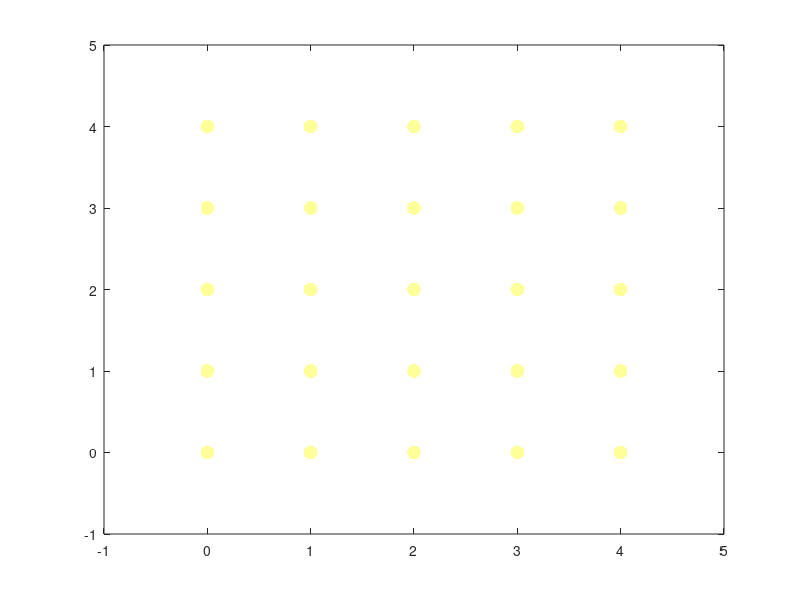

Reproduce this figure in MATLAB. (Note: this script raises an error after producing the figure.)
function initializeMagTracking(varargin)
%initializeMagTracking()
%
%This function will initialize magTracking, which is an application
%that will track an evader.
    
global MAG_TRACKING
MAG_TRACKING.copp = copper
MAG_TRACKING.copp = MAG_TRACKING.copp([1 22:end],:)
%data and plot for network nodes
% MAG_TRACKING.nodeIDs = {'200' '210' '220' '230' '240';
%                             '201' '211' '221' '231' '241';
%                             '202' '212' '222' '232' '242';
%                             '203' '213' '223' '233' '243';
%                             '204' '214' '224' '234' '244'};
MAG_TRACKING.nodeIDs = ['200'; '210'; '220'; '230'; '240';
                            '201'; '211'; '221'; '231'; '241';
                            '202'; '212'; '222'; '232'; '242';
                            '203'; '213'; '223'; '233'; '243';
                            '204'; '214'; '224'; '234'; '244'];
MAG_TRACKING.decimalNodeIDs= hex2dec(MAG_TRACKING.nodeIDs);

hold off
MAG_TRACKING.networkPlot = plot(0,0,'.');
hold on
set(MAG_TRACKING.networkPlot,'MarkerSize',30)
set(MAG_TRACKING.networkPlot,'Color',[255 255 153]/255)%[153 204 255]/255)
set(MAG_TRACKING.networkPlot, 'XData', [], 'YData', []);

xData = get(MAG_TRACKING.networkPlot,'XData');
yData = get(MAG_TRACKING.networkPlot, 'YData');
for i=0:4
    for j=0:4
        xData = [xData i];
        yData = [yData j];
    end
end
set(MAG_TRACKING.networkPlot, 'XData', xData, 'YData', yData);
axis([-1 (max(xData)+1) -1 (max(yData)+1)])




%data and plot for magnetometer readings
if ~isfield(MAG_TRACKING,'magReadings')
    MAG_TRACKING.magReadings=zeros(sqrt(length(MAG_TRACKING.nodeIDs))+2);
    MAG_TRACKING.magTimes=zeros(sqrt(length(MAG_TRACKING.nodeIDs))+2);
end
MAG_TRACKING.magReadingTimeout=.750; %this is a time in seconds

MAG_TRACKING.magnetometerPlot = plot(0,0,'.');
set(MAG_TRACKING.magnetometerPlot, 'Color', [153 51 51]/255);
set(MAG_TRACKING.magnetometerPlot, 'XData', [], 'YData', []);
set(MAG_TRACKING.magnetometerPlot,'MarkerSize',30)
[C, MAG_TRACKING.magContourPlot, cf] = contourf(zeros(sqrt(length(MAG_TRACKING.nodeIDs))));
%delete(MAG_TRACKING.magContourPlot);


%data and plot for tracking packets
if ~isfield(MAG_TRACKING,'packetTransmissions')
    MAG_TRACKING.packetTimes=zeros(length(MAG_TRACKING.nodeIDs));
end
MAG_TRACKING.packetTimeout=1.5; %this is a time in seconds
MAG_TRACKING.routePlot = quiver([1],[1],[1],[1],'b');
delete(MAG_TRACKING.routePlot);
MAG_TRACKING.routePlot=[];




%data and plot for network position estimates
if ~isfield(MAG_TRACKING,'xPositionEstimates')
    MAG_TRACKING.xPositionEstimates=[];
    MAG_TRACKING.yPositionEstimates=[];
    MAG_TRACKING.PositionEstimateTimes=[];
end
MAG_TRACKING.PositionEstimateTimeout=1;
MAG_TRACKING.evaderHistoryLength=10;

MAG_TRACKING.evaderHistoryPlot = plot(0,0,'.');
set(MAG_TRACKING.evaderHistoryPlot, 'Color', [.75 0 0]);
set(MAG_TRACKING.evaderHistoryPlot, 'XData', [], 'YData', []);
set(MAG_TRACKING.evaderHistoryPlot,'LineWidth',2.5)
MAG_TRACKING.evaderPlot = plot(0,0,'.');
set(MAG_TRACKING.evaderPlot, 'Color', [122 204 255]/255);%[204 51 0]/255);
set(MAG_TRACKING.evaderPlot, 'XData', [], 'YData', []);
set(MAG_TRACKING.evaderPlot,'MarkerSize',75)
set(MAG_TRACKING.evaderPlot,'LineWidth',3)



%data and plot for position estimates received by camera
if ~isfield(MAG_TRACKING,'CameraPositions')
    MAG_TRACKING.xCameraPositions=[];
    MAG_TRACKING.yCameraPositions=[];
    MAG_TRACKING.CameraPositionTimes=[];
end
MAG_TRACKING.CameraPositionTimeout=1;
MAG_TRACKING.cameraHistoryLength=4;

MAG_TRACKING.cameraHistoryPlot = plot(0,0,'.');
set(MAG_TRACKING.cameraHistoryPlot, 'Color', [.75 0 0]);
set(MAG_TRACKING.cameraHistoryPlot, 'XData', [], 'YData', []);
set(MAG_TRACKING.cameraHistoryPlot,'LineWidth',2.5)
MAG_TRACKING.cameraPlot = plot(0,0,'s');
set(MAG_TRACKING.cameraPlot, 'Color', [122 204 255]/255);%[204 51 0]/255);
set(MAG_TRACKING.cameraPlot, 'XData', [], 'YData', []);
set(MAG_TRACKING.cameraPlot,'MarkerSize',75)
set(MAG_TRACKING.cameraPlot,'LineWidth',3)


%this is the timer object that will draw the display
MAG_TRACKING.timer = timer('TimerFcn','drawMagTracking', 'Period', .2,'Name', 'Mag Tracking Refresh','ExecutionMode','fixedRate');
start(MAG_TRACKING.timer) %use the "play" button on the gui to start the timer
%set(h,'EraseMode','normal'); 
set(gcf,'DoubleBuffer', 'on');
set(gcf,'BackingStore', 'on');
set(gcf,'Renderer', 'OpenGL');
set(gcf,'Color',[0 0 0]);
set(gca,'Color',[0 0 0]);
axis off
